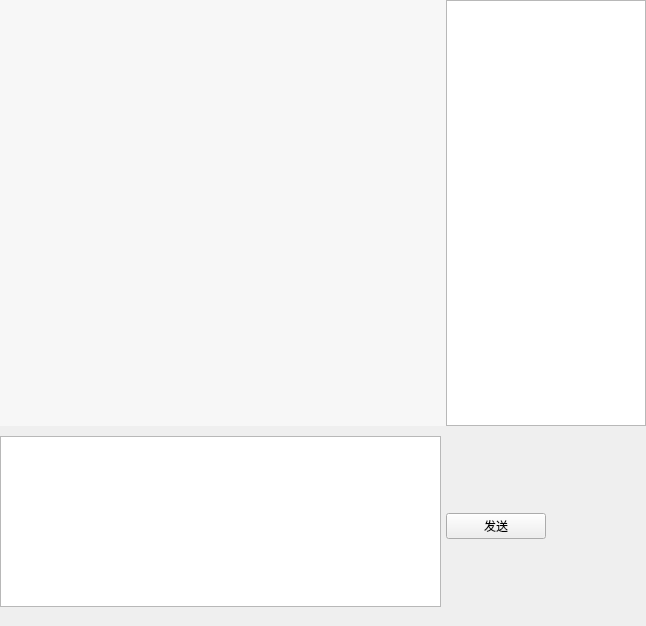
<?xml version="1.0" encoding="UTF-8"?>
<ui version="4.0">
 <class>MainWindow</class>
 <widget class="QMainWindow" name="MainWindow">
  <property name="geometry">
   <rect>
    <x>0</x>
    <y>0</y>
    <width>646</width>
    <height>626</height>
   </rect>
  </property>
  <property name="windowTitle">
   <string>MainWindow</string>
  </property>
  <widget class="QWidget" name="centralWidget">
   <layout class="QGridLayout" name="gridLayout">
    <property name="leftMargin">
     <number>0</number>
    </property>
    <property name="topMargin">
     <number>0</number>
    </property>
    <property name="rightMargin">
     <number>0</number>
    </property>
    <property name="bottomMargin">
     <number>0</number>
    </property>
    <property name="spacing">
     <number>0</number>
    </property>
    <item row="4" column="0" colspan="2">
     <widget class="QWidget" name="widget" native="true">
      <property name="minimumSize">
       <size>
        <width>0</width>
        <height>200</height>
       </size>
      </property>
      <property name="maximumSize">
       <size>
        <width>16777215</width>
        <height>200</height>
       </size>
      </property>
      <widget class="QTextEdit" name="textEdit">
       <property name="geometry">
        <rect>
         <x>0</x>
         <y>10</y>
         <width>441</width>
         <height>171</height>
        </rect>
       </property>
       <property name="sizePolicy">
        <sizepolicy hsizetype="Expanding" vsizetype="Preferred">
         <horstretch>0</horstretch>
         <verstretch>0</verstretch>
        </sizepolicy>
       </property>
      </widget>
     </widget>
    </item>
    <item row="1" column="0" colspan="2">
     <widget class="QListWidget" name="listWidget">
      <property name="sizePolicy">
       <sizepolicy hsizetype="Expanding" vsizetype="Preferred">
        <horstretch>0</horstretch>
        <verstretch>0</verstretch>
       </sizepolicy>
      </property>
      <property name="styleSheet">
       <string notr="true">QListWidget{background-color: rgb(247, 247, 247); color:rgb(51,51,51); border: 1px solid  rgb(247, 247, 247);outline:0px;}
QListWidget::Item{background-color: rgb(247, 247, 247);}
QListWidget::Item:hover{background-color: rgb(247, 247, 247); }
QListWidget::item:selected{
	background-color: rgb(247, 247, 247);
	color:black; 
    border: 1px solid  rgb(247, 247, 247);
}
QListWidget::item:selected:!active{border: 1px solid  rgb(247, 247, 247); background-color: rgb(247, 247, 247); color:rgb(51,51,51); } </string>
      </property>
      <property name="verticalScrollBarPolicy">
       <enum>Qt::ScrollBarAsNeeded</enum>
      </property>
      <property name="horizontalScrollBarPolicy">
       <enum>Qt::ScrollBarAlwaysOff</enum>
      </property>
     </widget>
    </item>
    <item row="1" column="2">
     <widget class="QTableWidget" name="tableWidget">
      <property name="maximumSize">
       <size>
        <width>200</width>
        <height>16777215</height>
       </size>
      </property>
     </widget>
    </item>
    <item row="4" column="2">
     <widget class="QPushButton" name="pushButton">
      <property name="maximumSize">
       <size>
        <width>100</width>
        <height>16777215</height>
       </size>
      </property>
      <property name="text">
       <string>发送</string>
      </property>
     </widget>
    </item>
   </layout>
  </widget>
 </widget>
 <layoutdefault spacing="6" margin="11"/>
 <resources/>
 <connections/>
</ui>
